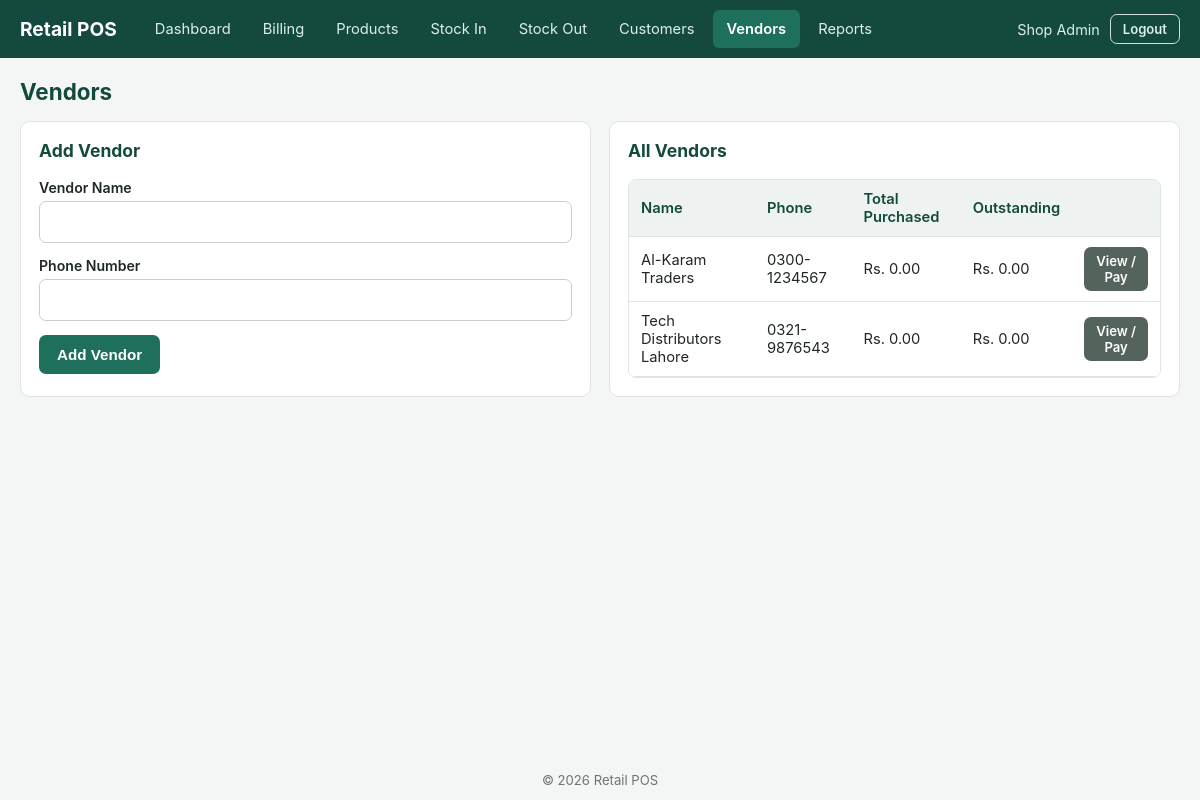
The app's page /vendors.php (signed in) with its own data.
### tables this page shows
CREATE TABLE vendors (
    id         INT AUTO_INCREMENT PRIMARY KEY,
    name       VARCHAR(150) NOT NULL,
    phone      VARCHAR(30) NULL,
    created_at TIMESTAMP NOT NULL DEFAULT CURRENT_TIMESTAMP
);

### includes/functions.php (called while the page is built, shortened)
<?php
function money($amount): string
{
    return APP_CURRENCY_SYMBOL . ' ' . number_format((float) $amount, 2);
}
function h($str): string
{
    return htmlspecialchars((string) $str, ENT_QUOTES, 'UTF-8');
}

### vendors.php (the view, shortened to what this page needs)
<?php
require_once __DIR__ . '/includes/db.php';
require_once __DIR__ . '/includes/functions.php';
$vendors = $pdo->query("
    SELECT v.*,
        COALESCE(SUM(vp.total_amount),0) AS total_purchased,
        COALESCE(SUM(vp.amount_due),0) AS balance
    FROM vendors v
    LEFT JOIN vendor_purchases vp ON vp.vendor_id = v.id
    GROUP BY v.id ORDER BY v.name
")->fetchAll();
require __DIR__ . '/includes/header.php';
?>
<div class="grid grid-2">
  <div class="card">
    <h3>Add Vendor</h3>
    <form method="post">
      <div class="form-group">
        <label>Vendor Name</label>
        <input type="text" name="name" required>
      </div>
      <div class="form-group">
        <label>Phone Number</label>
        <input type="tel" name="phone">
      </div>
      <button type="submit" class="btn">Add Vendor</button>
    </form>
  </div>
  <div class="card">
    <h3>All Vendors</h3>
    <div class="table-wrap">
      <table>
        <thead><tr><th>Name</th><th>Phone</th><th>Total Purchased</th><th>Outstanding</th><th></th></tr></thead>
        <tbody>
        <?php foreach ($vendors as $v): ?>
          <tr>
            <td><?= h($v['name']) ?></td>
            <td><?= h($v['phone']) ?></td>
            <td><?= money($v['total_purchased']) ?></td>
            <td><?= $v['balance'] > 0 ? '<span class="badge badge-danger">' . money($v['balance']) . '</span>' : money(0) ?></td>
            <td><a href="vendor_view.php?id=<?= (int) $v['id'] ?>" class="btn btn-small btn-secondary">View / Pay</a></td>
          </tr>
        <?php endforeach; ?>
        </tbody>
      </table>
    </div>
  </div>
</div>
<?php require __DIR__ . '/includes/footer.php'; ?>

### assets/css/style.css (style rules this page uses)
:root { --primary: #1e6f5c; --primary-dark: #14493d; --accent: #e8a33d; --danger: #c0392b; --success: #1e8449; --warning: #b7791f; --bg: #f4f6f5; --card-bg: #ffffff; --border: #dfe4e2; --text: #202824; --text-muted: #6b7570; }
* { box-sizing: border-box; }
body { margin: 0; font-family: -apple-system, "Segoe UI", Roboto, Arial, sans-serif; background: var(--bg); color: var(--text); font-size: 15px; }
a { color: var(--primary); text-decoration: none; }
.card { background: var(--card-bg); border: 1px solid var(--border); border-radius: 10px; padding: 18px; margin-bottom: 18px; }
.card h2, .card h3 { margin-top: 0; color: var(--primary-dark); }
.grid { display: grid; gap: 18px; }
.grid-2 { grid-template-columns: 1fr 1fr; }
table { width: 100%; border-collapse: collapse; background: var(--card-bg); }
th, td { padding: 10px 12px; border-bottom: 1px solid var(--border); text-align: left; font-size: 0.92rem; }
th { background: #eef3f1; color: var(--primary-dark); font-weight: 600; }
.table-wrap { overflow-x: auto; border: 1px solid var(--border); border-radius: 8px; }
.table-wrap table { border: none; border-radius: 0; }
.form-group { margin-bottom: 14px; }
.form-group label { display: block; margin-bottom: 5px; font-weight: 600; font-size: 0.88rem; color: var(--text); }
input[type=text], input[type=number], input[type=password], input[type=date], input[type=tel], input[type=search], select, textarea { width: 100%; padding: 11px 12px; border: 1px solid #c7cfcb; border-radius: 7px; font-size: 1rem; background: #fff; color: var(--text); }
.btn { display: inline-block; padding: 11px 18px; border-radius: 7px; border: none; background: var(--primary); color: #fff; font-size: 0.95rem; font-weight: 600; cursor: pointer; text-align: center; }
.btn-secondary { background: #55635d; }
.btn-small { padding: 6px 12px; font-size: 0.82rem; }

### records on screen
vendors: name "Al-Karam Traders", phone "0300-1234567", total_purchased "Rs. 0.00"
vendors: name "Tech Distributors Lahore", phone "0321-9876543", total_purchased "Rs. 0.00"

### other values on screen
APP_NAME "Retail POS"
$label "Dashboard"
$label "Billing"
$label "Products"
$label "Stock In"
$label "Stock Out"
$label "Customers"
$label "Vendors"
$label "Reports"
current_user_name() "Shop Admin"
$pageTitle "Vendors"
